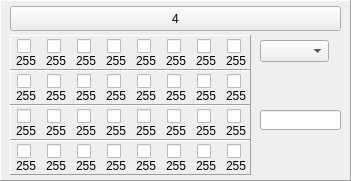
       <widget class="QFrame" name="fm_4" >
        <property name="geometry" >
         <rect>
          <x>10</x>
          <y>10</y>
          <width>351</width>
          <height>181</height>
         </rect>
        </property>
        <property name="autoFillBackground" >
         <bool>true</bool>
        </property>
        <property name="frameShape" >
         <enum>QFrame::Panel</enum>
        </property>
        <property name="frameShadow" >
         <enum>QFrame::Raised</enum>
        </property>
        <widget class="QFrame" name="fm-1_13" >
         <property name="geometry" >
          <rect>
           <x>10</x>
           <y>35</y>
           <width>241</width>
           <height>35</height>
          </rect>
         </property>
         <property name="autoFillBackground" >
          <bool>true</bool>
         </property>
         <property name="frameShape" >
          <enum>QFrame::Panel</enum>
         </property>
         <property name="frameShadow" >
          <enum>QFrame::Raised</enum>
         </property>
         <widget class="QLabel" name="lb-4_1" >
          <property name="geometry" >
           <rect>
            <x>6</x>
            <y>18</y>
            <width>21</width>
            <height>16</height>
           </rect>
          </property>
          <property name="text" >
           <string>255</string>
          </property>
         </widget>
         <widget class="QCheckBox" name="chk-4_1" >
          <property name="geometry" >
           <rect>
            <x>7</x>
            <y>3</y>
            <width>16</width>
            <height>17</height>
           </rect>
          </property>
         </widget>
         <widget class="QCheckBox" name="chk-4_2" >
          <property name="geometry" >
           <rect>
            <x>37</x>
            <y>3</y>
            <width>16</width>
            <height>17</height>
           </rect>
          </property>
         </widget>
         <widget class="QCheckBox" name="chk-4_3" >
          <property name="geometry" >
           <rect>
            <x>67</x>
            <y>3</y>
            <width>16</width>
            <height>17</height>
           </rect>
          </property>
         </widget>
         <widget class="QCheckBox" name="chk-4_4" >
          <property name="geometry" >
           <rect>
            <x>97</x>
            <y>3</y>
            <width>16</width>
            <height>17</height>
           </rect>
          </property>
         </widget>
         <widget class="QCheckBox" name="chk-4_5" >
          <property name="geometry" >
           <rect>
            <x>127</x>
            <y>3</y>
            <width>16</width>
            <height>17</height>
           </rect>
          </property>
         </widget>
         <widget class="QCheckBox" name="chk-4_6" >
          <property name="geometry" >
           <rect>
            <x>157</x>
            <y>3</y>
            <width>16</width>
            <height>17</height>
           </rect>
          </property>
         </widget>
         <widget class="QCheckBox" name="chk-4_7" >
          <property name="geometry" >
           <rect>
            <x>187</x>
            <y>3</y>
            <width>16</width>
            <height>17</height>
           </rect>
          </property>
         </widget>
         <widget class="QCheckBox" name="chk-4_8" >
          <property name="geometry" >
           <rect>
            <x>217</x>
            <y>3</y>
            <width>16</width>
            <height>17</height>
           </rect>
          </property>
         </widget>
         <widget class="QLabel" name="lb-4_2" >
          <property name="geometry" >
           <rect>
            <x>36</x>
            <y>18</y>
            <width>21</width>
            <height>16</height>
           </rect>
          </property>
          <property name="text" >
           <string>255</string>
          </property>
         </widget>
         <widget class="QLabel" name="lb-4_3" >
          <property name="geometry" >
           <rect>
            <x>66</x>
            <y>18</y>
            <width>21</width>
            <height>16</height>
           </rect>
          </property>
          <property name="text" >
           <string>255</string>
          </property>
         </widget>
         <widget class="QLabel" name="lb-4_4" >
          <property name="geometry" >
           <rect>
            <x>96</x>
            <y>18</y>
            <width>21</width>
            <height>16</height>
           </rect>
          </property>
          <property name="text" >
           <string>255</string>
          </property>
         </widget>
         <widget class="QLabel" name="lb-4_5" >
          <property name="geometry" >
           <rect>
            <x>126</x>
            <y>18</y>
            <width>21</width>
            <height>16</height>
           </rect>
          </property>
          <property name="text" >
           <string>255</string>
          </property>
         </widget>
         <widget class="QLabel" name="lb-4_6" >
          <property name="geometry" >
           <rect>
            <x>156</x>
            <y>18</y>
            <width>21</width>
            <height>16</height>
           </rect>
          </property>
          <property name="text" >
           <string>255</string>
          </property>
         </widget>
         <widget class="QLabel" name="lb-4_7" >
          <property name="geometry" >
           <rect>
            <x>186</x>
            <y>18</y>
            <width>21</width>
            <height>16</height>
           </rect>
          </property>
          <property name="text" >
           <string>255</string>
          </property>
         </widget>
         <widget class="QLabel" name="lb-4_8" >
          <property name="geometry" >
           <rect>
            <x>216</x>
            <y>18</y>
            <width>21</width>
            <height>16</height>
           </rect>
          </property>
          <property name="text" >
           <string>255</string>
          </property>
         </widget>
        </widget>
        <widget class="QComboBox" name="cmb_4" >
         <property name="geometry" >
          <rect>
           <x>260</x>
           <y>40</y>
           <width>69</width>
           <height>22</height>
          </rect>
         </property>
        </widget>
        <widget class="QLineEdit" name="le_4" >
         <property name="geometry" >
          <rect>
           <x>260</x>
           <y>110</y>
           <width>81</width>
           <height>20</height>
          </rect>
         </property>
        </widget>
        <widget class="QFrame" name="fm-1_14" >
         <property name="geometry" >
          <rect>
           <x>10</x>
           <y>70</y>
           <width>241</width>
           <height>35</height>
          </rect>
         </property>
         <property name="autoFillBackground" >
          <bool>true</bool>
         </property>
         <property name="frameShape" >
          <enum>QFrame::Panel</enum>
         </property>
         <property name="frameShadow" >
          <enum>QFrame::Raised</enum>
         </property>
         <widget class="QLabel" name="lb-4_9" >
          <property name="geometry" >
           <rect>
            <x>6</x>
            <y>18</y>
            <width>21</width>
            <height>16</height>
           </rect>
          </property>
          <property name="text" >
           <string>255</string>
          </property>
         </widget>
         <widget class="QCheckBox" name="chk-4_9" >
          <property name="geometry" >
           <rect>
            <x>7</x>
            <y>3</y>
            <width>16</width>
            <height>17</height>
           </rect>
          </property>
         </widget>
         <widget class="QCheckBox" name="chk-4_10" >
          <property name="geometry" >
           <rect>
            <x>37</x>
            <y>3</y>
            <width>16</width>
            <height>17</height>
           </rect>
          </property>
         </widget>
         <widget class="QCheckBox" name="chk-4_11" >
          <property name="geometry" >
           <rect>
            <x>67</x>
            <y>3</y>
            <width>16</width>
            <height>17</height>
           </rect>
          </property>
         </widget>
         <widget class="QCheckBox" name="chk-4_12" >
          <property name="geometry" >
           <rect>
            <x>97</x>
            <y>3</y>
            <width>16</width>
            <height>17</height>
           </rect>
          </property>
         </widget>
         <widget class="QCheckBox" name="chk-4_13" >
          <property name="geometry" >
           <rect>
            <x>127</x>
            <y>3</y>
            <width>16</width>
            <height>17</height>
           </rect>
          </property>
         </widget>
         <widget class="QCheckBox" name="chk-4_14" >
          <property name="geometry" >
           <rect>
            <x>157</x>
            <y>3</y>
            <width>16</width>
            <height>17</height>
           </rect>
          </property>
         </widget>
         <widget class="QCheckBox" name="chk-4_15" >
          <property name="geometry" >
           <rect>
            <x>187</x>
            <y>3</y>
            <width>16</width>
            <height>17</height>
           </rect>
          </property>
         </widget>
         <widget class="QCheckBox" name="chk-4_16" >
          <property name="geometry" >
           <rect>
            <x>217</x>
            <y>3</y>
            <width>16</width>
            <height>17</height>
           </rect>
          </property>
         </widget>
         <widget class="QLabel" name="lb-4_10" >
          <property name="geometry" >
           <rect>
            <x>36</x>
            <y>18</y>
            <width>21</width>
            <height>16</height>
           </rect>
          </property>
          <property name="text" >
           <string>255</string>
          </property>
         </widget>
         <widget class="QLabel" name="lb-4_11" >
          <property name="geometry" >
           <rect>
            <x>66</x>
            <y>18</y>
            <width>21</width>
            <height>16</height>
           </rect>
          </property>
          <property name="text" >
           <string>255</string>
          </property>
         </widget>
         <widget class="QLabel" name="lb-4_12" >
          <property name="geometry" >
           <rect>
            <x>96</x>
            <y>18</y>
            <width>21</width>
            <height>16</height>
           </rect>
          </property>
          <property name="text" >
           <string>255</string>
          </property>
         </widget>
         <widget class="QLabel" name="lb-4_13" >
          <property name="geometry" >
           <rect>
            <x>126</x>
            <y>18</y>
            <width>21</width>
            <height>16</height>
           </rect>
          </property>
          <property name="text" >
           <string>255</string>
          </property>
         </widget>
         <widget class="QLabel" name="lb-4_14" >
          <property name="geometry" >
           <rect>
            <x>156</x>
            <y>18</y>
            <width>21</width>
            <height>16</height>
           </rect>
          </property>
          <property name="text" >
           <string>255</string>
          </property>
         </widget>
         <widget class="QLabel" name="lb-4_15" >
          <property name="geometry" >
           <rect>
            <x>186</x>
            <y>18</y>
            <width>21</width>
            <height>16</height>
           </rect>
          </property>
          <property name="text" >
           <string>255</string>
          </property>
         </widget>
         <widget class="QLabel" name="lb-4_16" >
          <property name="geometry" >
           <rect>
            <x>216</x>
            <y>18</y>
            <width>21</width>
            <height>16</height>
           </rect>
          </property>
          <property name="text" >
           <string>255</string>
          </property>
         </widget>
        </widget>
        <widget class="QFrame" name="fm-1_15" >
         <property name="geometry" >
          <rect>
           <x>10</x>
           <y>105</y>
           <width>241</width>
           <height>35</height>
          </rect>
         </property>
         <property name="autoFillBackground" >
          <bool>true</bool>
         </property>
         <property name="frameShape" >
          <enum>QFrame::Panel</enum>
         </property>
         <property name="frameShadow" >
          <enum>QFrame::Raised</enum>
         </property>
         <widget class="QLabel" name="lb-4_17" >
          <property name="geometry" >
           <rect>
            <x>6</x>
            <y>18</y>
            <width>21</width>
            <height>16</height>
           </rect>
          </property>
          <property name="text" >
           <string>255</string>
          </property>
         </widget>
         <widget class="QCheckBox" name="chk-4_17" >
          <property name="geometry" >
           <rect>
            <x>7</x>
            <y>3</y>
            <width>16</width>
            <height>17</height>
           </rect>
          </property>
         </widget>
         <widget class="QCheckBox" name="chk-4_18" >
          <property name="geometry" >
           <rect>
            <x>37</x>
            <y>3</y>
            <width>16</width>
            <height>17</height>
           </rect>
          </property>
         </widget>
         <widget class="QCheckBox" name="chk-4_19" >
          <property name="geometry" >
           <rect>
            <x>67</x>
            <y>3</y>
            <width>16</width>
            <height>17</height>
           </rect>
          </property>
         </widget>
         <widget class="QCheckBox" name="chk-4_20" >
          <property name="geometry" >
           <rect>
            <x>97</x>
            <y>3</y>
            <width>16</width>
            <height>17</height>
           </rect>
          </property>
         </widget>
         <widget class="QCheckBox" name="chk-4_21" >
          <property name="geometry" >
           <rect>
            <x>127</x>
            <y>3</y>
            <width>16</width>
            <height>17</height>
           </rect>
          </property>
         </widget>
         <widget class="QCheckBox" name="chk-4_22" >
          <property name="geometry" >
           <rect>
            <x>157</x>
            <y>3</y>
            <width>16</width>
            <height>17</height>
           </rect>
          </property>
         </widget>
         <widget class="QCheckBox" name="chk-4_23" >
          <property name="geometry" >
           <rect>
            <x>187</x>
            <y>3</y>
            <width>16</width>
            <height>17</height>
           </rect>
          </property>
         </widget>
         <widget class="QCheckBox" name="chk-4_24" >
          <property name="geometry" >
           <rect>
            <x>217</x>
            <y>3</y>
            <width>16</width>
            <height>17</height>
           </rect>
          </property>
         </widget>
         <widget class="QLabel" name="lb-4_18" >
          <property name="geometry" >
           <rect>
            <x>36</x>
            <y>18</y>
            <width>21</width>
            <height>16</height>
           </rect>
          </property>
          <property name="text" >
           <string>255</string>
          </property>
         </widget>
         <widget class="QLabel" name="lb-4_19" >
          <property name="geometry" >
           <rect>
            <x>66</x>
            <y>18</y>
            <width>21</width>
            <height>16</height>
           </rect>
          </property>
          <property name="text" >
           <string>255</string>
          </property>
         </widget>
         <widget class="QLabel" name="lb-4_20" >
          <property name="geometry" >
           <rect>
            <x>96</x>
            <y>18</y>
            <width>21</width>
            <height>16</height>
           </rect>
          </property>
          <property name="text" >
           <string>255</string>
          </property>
         </widget>
         <widget class="QLabel" name="lb-4_21" >
          <property name="geometry" >
           <rect>
            <x>126</x>
            <y>18</y>
            <width>21</width>
            <height>16</height>
           </rect>
          </property>
          <property name="text" >
           <string>255</string>
          </property>
         </widget>
         <widget class="QLabel" name="lb-4_22" >
          <property name="geometry" >
           <rect>
            <x>156</x>
            <y>18</y>
            <width>21</width>
            <height>16</height>
           </rect>
          </property>
          <property name="text" >
           <string>255</string>
          </property>
         </widget>
         <widget class="QLabel" name="lb-4_23" >
          <property name="geometry" >
           <rect>
            <x>186</x>
            <y>18</y>
            <width>21</width>
            <height>16</height>
           </rect>
          </property>
          <property name="text" >
           <string>255</string>
          </property>
         </widget>
         <widget class="QLabel" name="lb-4_24" >
          <property name="geometry" >
           <rect>
            <x>216</x>
            <y>18</y>
            <width>21</width>
            <height>16</height>
           </rect>
          </property>
          <property name="text" >
           <string>255</string>
          </property>
         </widget>
        </widget>
        <widget class="QFrame" name="fm-1_16" >
         <property name="geometry" >
          <rect>
           <x>10</x>
           <y>140</y>
           <width>241</width>
           <height>35</height>
          </rect>
         </property>
         <property name="autoFillBackground" >
          <bool>true</bool>
         </property>
         <property name="frameShape" >
          <enum>QFrame::Panel</enum>
         </property>
         <property name="frameShadow" >
          <enum>QFrame::Raised</enum>
         </property>
         <widget class="QLabel" name="lb-4_25" >
          <property name="geometry" >
           <rect>
            <x>6</x>
            <y>18</y>
            <width>21</width>
            <height>16</height>
           </rect>
          </property>
          <property name="text" >
           <string>255</string>
          </property>
         </widget>
         <widget class="QCheckBox" name="chk-4_25" >
          <property name="geometry" >
           <rect>
            <x>7</x>
            <y>3</y>
            <width>16</width>
            <height>17</height>
           </rect>
          </property>
         </widget>
         <widget class="QCheckBox" name="chk-4_26" >
          <property name="geometry" >
           <rect>
            <x>37</x>
            <y>3</y>
            <width>16</width>
            <height>17</height>
           </rect>
          </property>
         </widget>
         <widget class="QCheckBox" name="chk-4_27" >
          <property name="geometry" >
           <rect>
            <x>67</x>
            <y>3</y>
            <width>16</width>
            <height>17</height>
           </rect>
          </property>
         </widget>
         <widget class="QCheckBox" name="chk-4_28" >
          <property name="geometry" >
           <rect>
            <x>97</x>
            <y>3</y>
            <width>16</width>
            <height>17</height>
           </rect>
          </property>
         </widget>
         <widget class="QCheckBox" name="chk-4_29" >
          <property name="geometry" >
           <rect>
            <x>127</x>
            <y>3</y>
            <width>16</width>
            <height>17</height>
           </rect>
          </property>
         </widget>
         <widget class="QCheckBox" name="chk-4_30" >
          <property name="geometry" >
           <rect>
            <x>157</x>
            <y>3</y>
            <width>16</width>
            <height>17</height>
           </rect>
          </property>
         </widget>
         <widget class="QCheckBox" name="chk-4_31" >
          <property name="geometry" >
           <rect>
            <x>187</x>
            <y>3</y>
            <width>16</width>
            <height>17</height>
           </rect>
          </property>
         </widget>
         <widget class="QCheckBox" name="chk-4_32" >
          <property name="geometry" >
           <rect>
            <x>217</x>
            <y>3</y>
            <width>16</width>
            <height>17</height>
           </rect>
          </property>
         </widget>
         <widget class="QLabel" name="lb-4_26" >
          <property name="geometry" >
           <rect>
            <x>36</x>
            <y>18</y>
            <width>21</width>
            <height>16</height>
           </rect>
          </property>
          <property name="text" >
           <string>255</string>
          </property>
         </widget>
         <widget class="QLabel" name="lb-4_27" >
          <property name="geometry" >
           <rect>
            <x>66</x>
            <y>18</y>
            <width>21</width>
            <height>16</height>
           </rect>
          </property>
          <property name="text" >
           <string>255</string>
          </property>
         </widget>
         <widget class="QLabel" name="lb-4_28" >
          <property name="geometry" >
           <rect>
            <x>96</x>
            <y>18</y>
            <width>21</width>
            <height>16</height>
           </rect>
          </property>
          <property name="text" >
           <string>255</string>
          </property>
         </widget>
         <widget class="QLabel" name="lb-4_29" >
          <property name="geometry" >
           <rect>
            <x>126</x>
            <y>18</y>
            <width>21</width>
            <height>16</height>
           </rect>
          </property>
          <property name="text" >
           <string>255</string>
          </property>
         </widget>
         <widget class="QLabel" name="lb-4_30" >
          <property name="geometry" >
           <rect>
            <x>156</x>
            <y>18</y>
            <width>21</width>
            <height>16</height>
           </rect>
          </property>
          <property name="text" >
           <string>255</string>
          </property>
         </widget>
         <widget class="QLabel" name="lb-4_31" >
          <property name="geometry" >
           <rect>
            <x>186</x>
            <y>18</y>
            <width>21</width>
            <height>16</height>
           </rect>
          </property>
          <property name="text" >
           <string>255</string>
          </property>
         </widget>
         <widget class="QLabel" name="lb-4_32" >
          <property name="geometry" >
           <rect>
            <x>216</x>
            <y>18</y>
            <width>21</width>
            <height>16</height>
           </rect>
          </property>
          <property name="text" >
           <string>255</string>
          </property>
         </widget>
        </widget>
        <widget class="QToolButton" name="tb_4" >
         <property name="geometry" >
          <rect>
           <x>10</x>
           <y>6</y>
           <width>331</width>
           <height>25</height>
          </rect>
         </property>
         <property name="text" >
          <string>4</string>
         </property>
        </widget>
       </widget>
